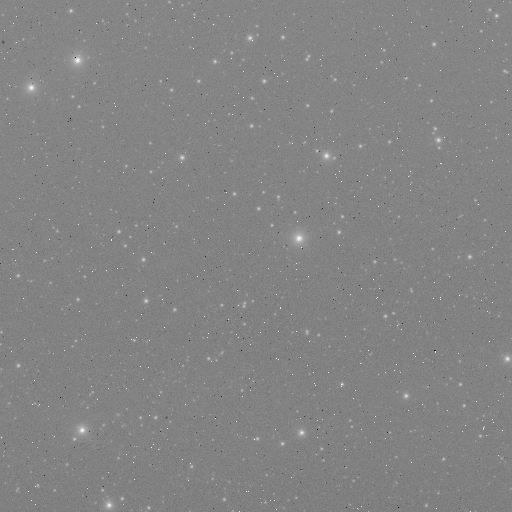
#> input picture sky_epoch1.png, 512 x 512 px, found by its file name
$ python convert_fits.py
#> lines starting #> are read from the running program, lines starting #| are printed output that depends on the picture
"""
=============================================================================
SPHEREx FITS to Web Image Extraction Pipeline
Step 2: Convert Real NASA SPHEREx Level 2 FITS Data into Web-Ready PNGs
=============================================================================
"""

import os
import urllib.request
import numpy as np
from astropy.io import fits
from PIL import Image

def download_and_convert_fits(fits_url, output_png_path, label="Epoch"):
    print(f"\n[SPHEREx Pipeline] Processing {label}...")
    temp_fits = "temp_download.fits"

    # Streaming download of FITS file
    print(f"Downloading from NASA IRSA: {fits_url}")
    req = urllib.request.Request(fits_url, headers={'User-Agent': 'Mozilla/5.0'})

    # Download the essential FITS image HDUs (first 25 MB contains primary + ext 1 image data)
    req.add_header('Range', 'bytes=0-26214399')
    with urllib.request.urlopen(req) as resp, open(temp_fits, 'wb') as out_f:
        out_f.write(resp.read())
        # Pad to next 2880 block to satisfy FITS standard parser
        pad = (2880 - (out_f.tell() % 2880)) % 2880
        out_f.write(b'\x00' * pad)

    try:
        with fits.open(temp_fits, ignore_missing_end=True) as hdul:
            print(f"HDU List: {[h.name for h in hdul]}")
            # Extension 1 contains the 2D calibrated spectral image matrix (2040 x 2040)
            data = hdul[1].data if len(hdul) > 1 else hdul[0].data
            print(f"Extracted Image Shape: {data.shape}, DataType: {data.dtype}")

            # Center cutout 512x512
            h, w = data.shape
            ch, cw = 512, 512
            y0, x0 = (h - ch) // 2, (w - cw) // 2
            cutout = data[y0:y0+ch, x0:x0+cw].astype(np.float32)

            # Clean NaNs and Inf values
            cutout = np.nan_to_num(cutout, nan=0.0, posinf=0.0, neginf=0.0)

            # Astronomical Asinh / ZScale histogram stretch
            p_low = np.percentile(cutout, 2)
            p_high = np.percentile(cutout, 98)
            if p_high <= p_low:
                p_high = p_low + 1.0

            stretched = np.arcsinh((cutout - p_low) / (p_high - p_low) * 3.0)
            stretched = (stretched - stretched.min()) / (stretched.max() - stretched.min() + 1e-6)
            pixel_array = (stretched * 255.0).astype(np.uint8)

            img = Image.fromarray(pixel_array)
            img.save(output_png_path)
            print(f"[SUCCESS] Saved calibrated web image -> {output_png_path}")

    finally:
        if os.path.exists(temp_fits):
            os.remove(temp_fits)

if __name__ == "__main__":
    os.makedirs("D:/nasa", exist_ok=True)

    # Real SPHEREx QR2 Observation URLs from NASA IRSA archive
    url_epoch1 = "https://irsa.ipac.caltech.edu/ibe/data/spherex/qr2/level2/2026W08_2A/l2b-v24-2026-089/5/level2_2026W08_2A_0157_1D5_spx_l2b-v24-2026-089.fits"
    url_epoch2 = "https://irsa.ipac.caltech.edu/ibe/data/spherex/qr2/level2/2026W07_2A/l2b-v24-2026-089/6/level2_2026W07_2A_0400_4D6_spx_l2b-v24-2026-089.fits"

    # Step 2: Save directly in root project folder as sky_epoch1.png and sky_epoch2.png
    download_and_convert_fits(url_epoch1, "D:/nasa/sky_epoch1.png", "Epoch 1 (2026W08_2A)")
#> (the call stopped at in download_and_convert_fits, `with urllib.request.urlopen(req) as resp, open(temp_fits, 'wb') as out..`: the network is not available in this run)
    download_and_convert_fits(url_epoch2, "D:/nasa/sky_epoch2.png", "Epoch 2 (2026W07_2A)")
#> (the call stopped at in download_and_convert_fits, `with urllib.request.urlopen(req) as resp, open(temp_fits, 'wb') as out..`: the network is not available in this run)

    # Compute difference subtraction image
    e1 = np.array(Image.open("D:/nasa/sky_epoch1.png"), dtype=np.float32)
    e2 = np.array(Image.open("D:/nasa/sky_epoch2.png"), dtype=np.float32)
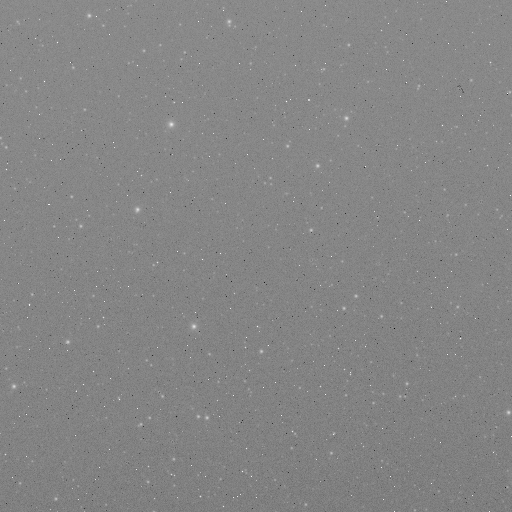
#> input picture sky_epoch2.png, 512 x 512 px, found by its file name
    diff = np.clip(128.0 + (e2 - e1) * 1.5, 0, 255).astype(np.uint8)
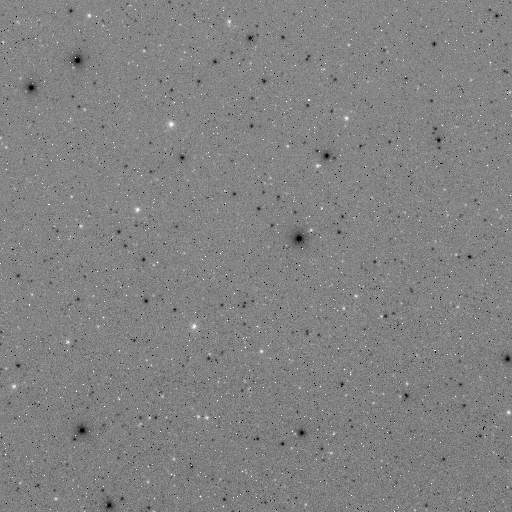
#> diff: shape (512, 512); min 0, max 255, mean 129.8
    Image.fromarray(diff).save("D:/nasa/sky_diff.png")
    print("[SUCCESS] Saved difference image -> D:/nasa/sky_diff.png")
